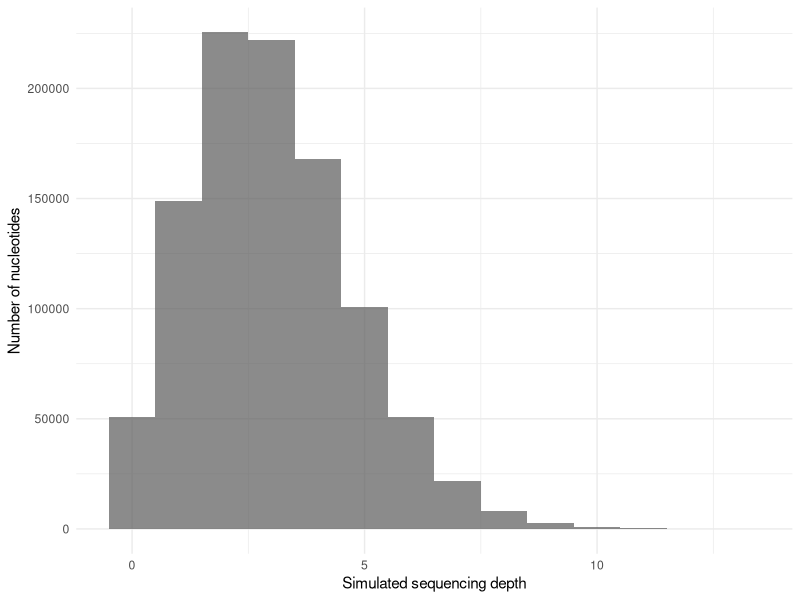
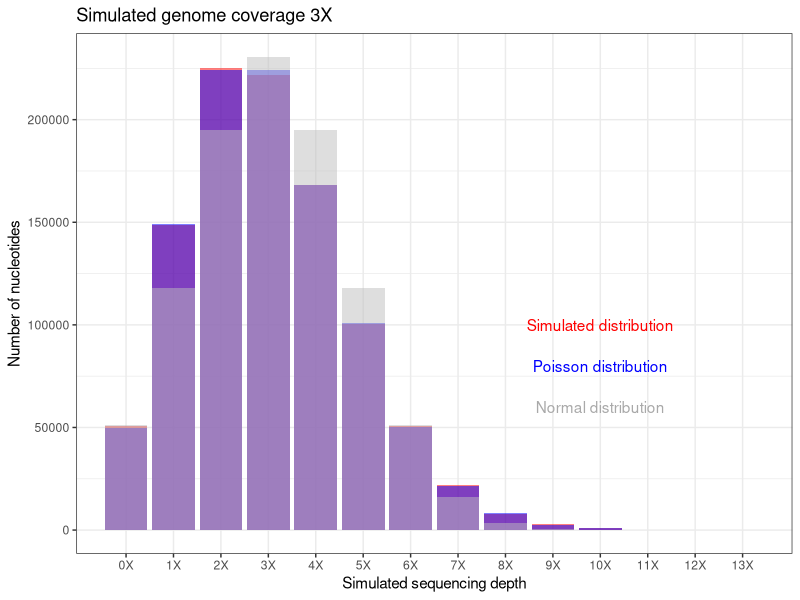
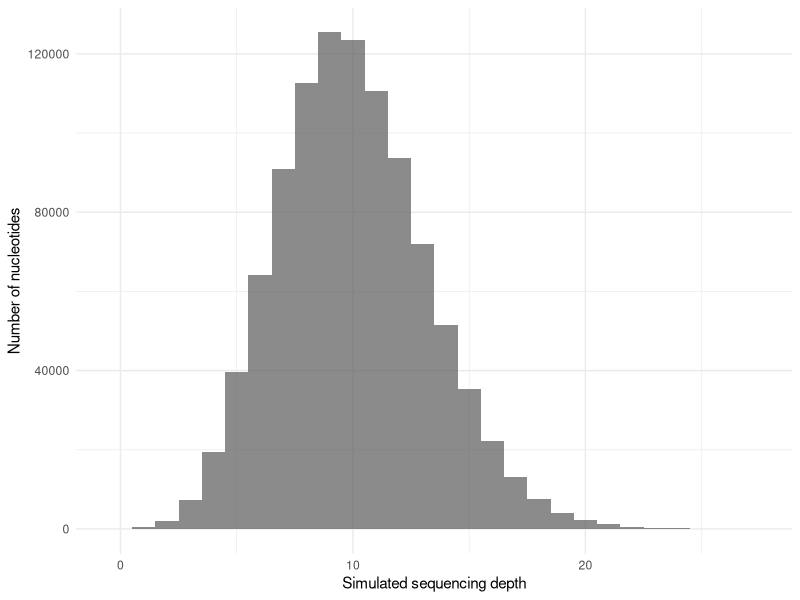
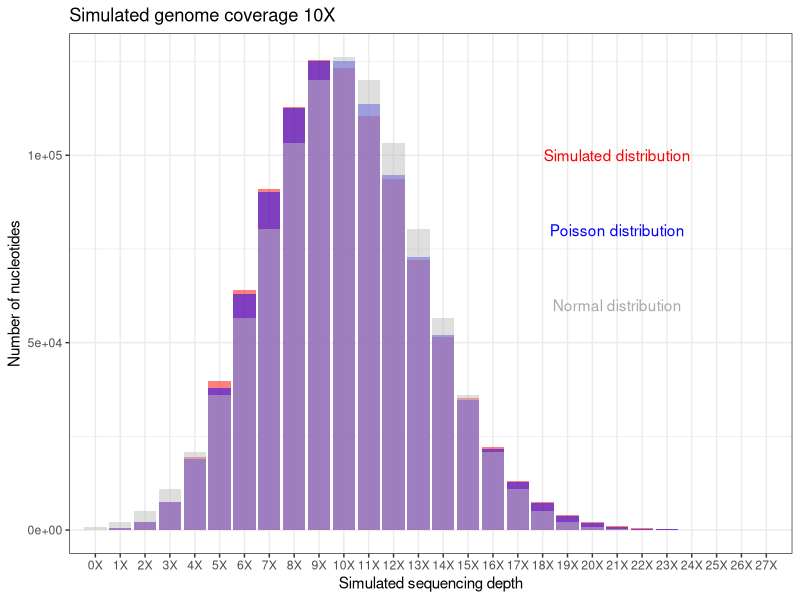
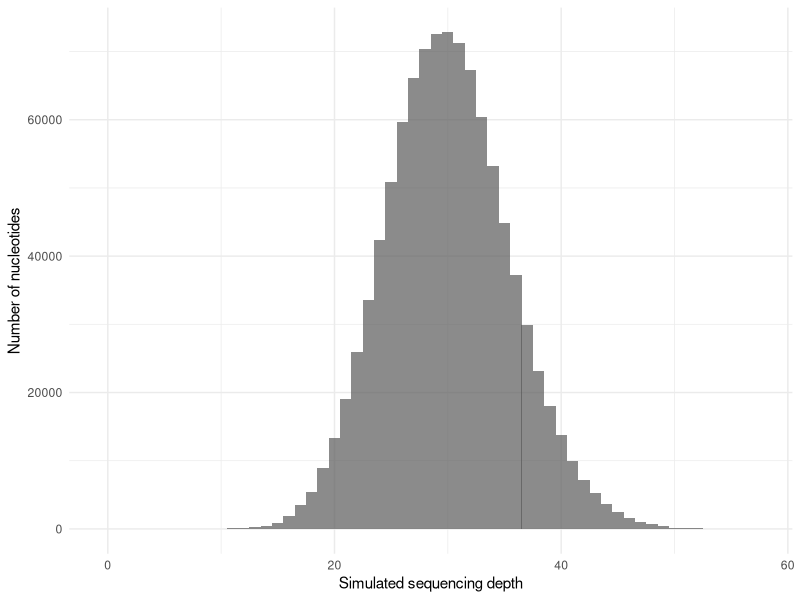
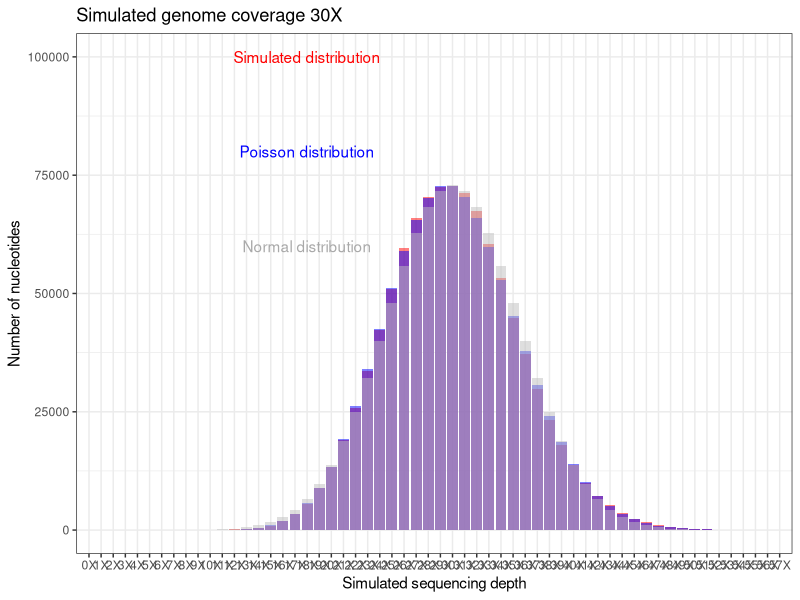
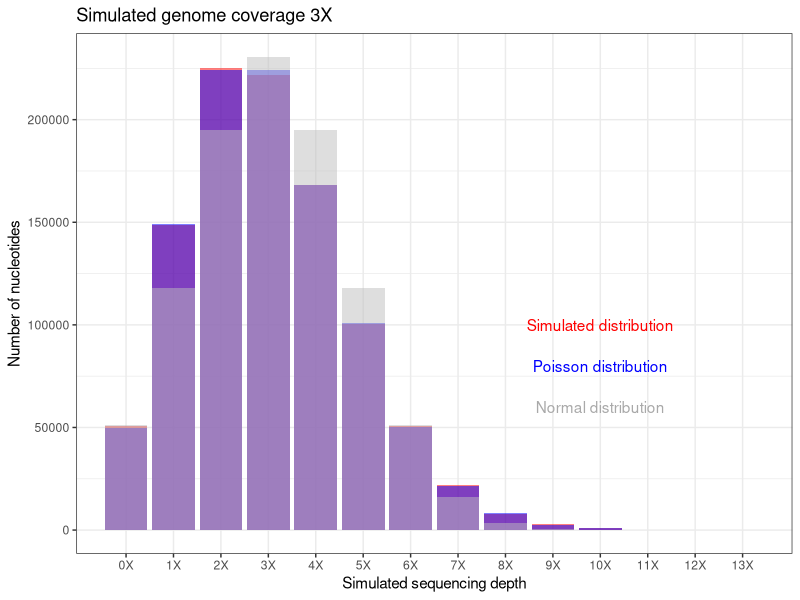
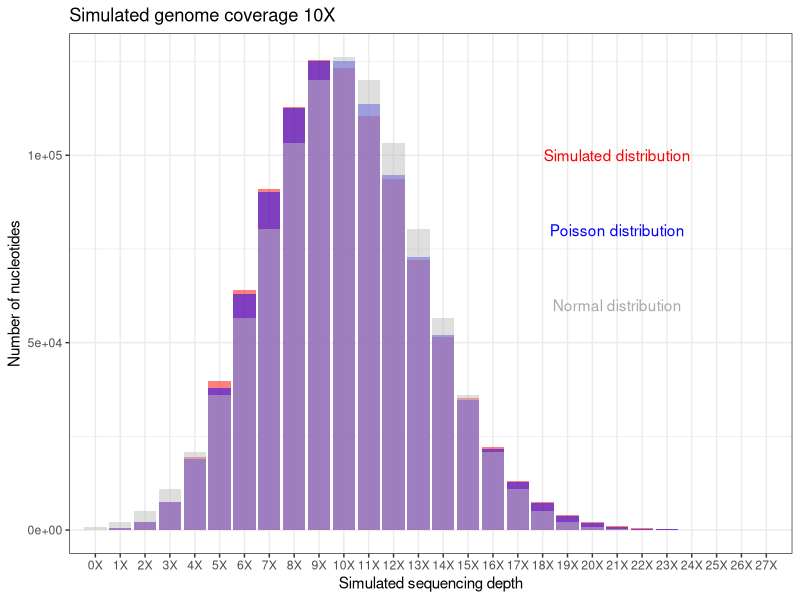

The R script that drew these images, in order:
#Genome Assembly
#Etta Schaye
#Due Sep. 20th, 2024

#Set working directory
setwd("qbb2024-answers/week1/")

#Import libraries
library(tidyverse)

#Import simulated data
simulated_coverage_3X <- read_csv("genome_coverage.csv", col_names = FALSE)
simulated_coverage_3X <- simulated_coverage_3X %>% rename("position_coverage" = "X1")
              
#Plot simulated data
ggplot(simulated_coverage_3X, 
       aes(position_coverage)) +
  geom_histogram(bins = 14, alpha = 0.7) + #one bin for integers 0 to 13
  xlab("Simulated sequencing depth") +
  ylab("Number of nucleotides") +
  theme_minimal()

#Make a vector containing all coverage options (integers 0 to 13)
sequencing_depth_3X <- 0:13 

#Calculate Poisson distribution 
poisson_overlay_3X <- dpois(x = sequencing_depth_3X, lambda = 3)

#Calculate normal distribution
normal_distribution_3X <- dnorm(x = sequencing_depth_3X, mean = 3, sd = 1.73 )

#Make a tibble containing the range of coverage and the likelihood of an individual position having that coverage
poisson_overlay_3X <- tibble(Column1 = sequencing_depth_3X, Column2 = poisson_overlay_3X)
poisson_overlay_3X <- rename(poisson_overlay_3X, depth = Column1, probability_poisson = Column2)
poisson_overlay_3X <- mutate(poisson_overlay_3X, depth_label = paste0(depth,"X"))

normal_distribution_3X <- tibble(Column1 = sequencing_depth_3X, Column2 = normal_distribution_3X)
normal_distribution_3X <- rename(normal_distribution_3X, depth = Column1, probability_normal = Column2)
normal_distribution_3X <- mutate(normal_distribution_3X, depth_label = paste0(depth,"X"))


#Count the number of positions with each coverage level 
coverage_distribution_3X <- simulated_coverage_3X %>% count(position_coverage)

#Make one tibble
full_data_3X <- poisson_overlay_3X %>% left_join(coverage_distribution_3X, by = join_by(depth == position_coverage
                                                    ))
full_data_3X <- full_data_3X %>% left_join(normal_distribution_3X)
full_data_3X <- full_data_3X %>% mutate(poisson_predicted_n = probability_poisson * 1000000)
full_data_3X <- full_data_3X %>% mutate(normal_predicted_n = probability_normal * 1000000)

#Plot full data
?pivot_longer
ggplot(full_data_3X) +
  xlab("Simulated sequencing depth") +
  ylab("Number of nucleotides") +
  scale_x_discrete(limits = full_data_3X$depth, labels = full_data_3X$depth_label) +
  theme_bw() +
  geom_col(aes(x = depth, y = n), fill = "red", alpha = 0.5) +
  geom_col(aes(x = depth, y = poisson_predicted_n), fill = "blue", alpha = 0.5) +
  geom_col(aes(x = depth, y = normal_predicted_n), fill = "gray", alpha = 0.5) +
  annotate("text", x = 10, y = 100000, label = "Simulated distribution", color = "red") +
  annotate("text", x = 10, y = 80000, label = "Poisson distribution", color = "blue") +
  annotate("text", x = 10, y = 60000, label = "Normal distribution", color = "dark gray") +
  labs(title = ("Simulated genome coverage 3X"))
ggsave("ex1_*_cov.png")

#Count how many times each coverage level occurred 
print(full_data_3X)


### ### ### ### ### ### ### ### 
### Repeat with 10X coverage ### 
### ### ### ### ### ### ### ### 
#Import simulated data
  simulated_coverage_10X <- read_csv("genome_coverage_10X.csv", col_names = FALSE)
simulated_coverage_10X <- simulated_coverage_10X %>% rename("position_coverage" = "X1")

#Plot simulated data
ggplot(simulated_coverage_10X, 
       aes(position_coverage)) +
  geom_histogram(bins = 28, alpha = 0.7) + #one bin for integers 0 to 27
  xlab("Simulated sequencing depth") +
  ylab("Number of nucleotides") +
  theme_minimal()

#Make a vector containing all coverage options (integers 0 to 13)
sequencing_depth_10X <- 0:27 

#Calculate Poisson distribution 
poisson_overlay_10X <- dpois(x = sequencing_depth_10X, lambda = 10)

#Calculate normal distribution
normal_distribution_10X <- dnorm(x = sequencing_depth_10X, mean = 10, sd = 3.16 )

#Make a tibble containing the range of coverage and the likelihood of an individual position having that coverage
poisson_overlay_10X <- tibble(Column1 = sequencing_depth_10X, Column2 = poisson_overlay_10X)
poisson_overlay_10X <- rename(poisson_overlay_10X, depth = Column1, probability_poisson = Column2)
poisson_overlay_10X <- mutate(poisson_overlay_10X, depth_label = paste0(depth,"X"))

normal_distribution_10X <- tibble(Column1 = sequencing_depth_10X, Column2 = normal_distribution_10X)
normal_distribution_10X <- rename(normal_distribution_10X, depth = Column1, probability_normal = Column2)
normal_distribution_10X <- mutate(normal_distribution_10X, depth_label = paste0(depth,"X"))


#Count the number of positions with each coverage level 
coverage_distribution_10X <- simulated_coverage_10X %>% count(position_coverage)

#Make one tibble
full_data_10X <- poisson_overlay_10X %>% left_join(coverage_distribution_10X, by = join_by(depth == position_coverage
))
full_data_10X <- full_data_10X %>% left_join(normal_distribution_10X)
full_data_10X <- full_data_10X %>% mutate(poisson_predicted_n = probability_poisson * 1000000)
full_data_10X <- full_data_10X %>% mutate(normal_predicted_n = probability_normal * 1000000)

#Plot full data
ggplot(full_data_10X) +
  xlab("Simulated sequencing depth") +
  ylab("Number of nucleotides") +
  scale_x_discrete(limits = full_data_10X$depth, labels = full_data_10X$depth_label) +
  theme_bw() +
  geom_col(aes(x = depth, y = n), fill = "red", alpha = 0.5) +
  geom_col(aes(x = depth, y = poisson_predicted_n), fill = "blue", alpha = 0.5) +
  geom_col(aes(x = depth, y = normal_predicted_n), fill = "gray", alpha = 0.5) +
  annotate("text", x = 21, y = 100000, label = "Simulated distribution", color = "red") +
  annotate("text", x = 21, y = 80000, label = "Poisson distribution", color = "blue") +
  annotate("text", x = 21, y = 60000, label = "Normal distribution", color = "dark gray") +
  labs(title = ("Simulated genome coverage 10X"))
  ggsave("ex1_10x_cov.png")

#Count how many times each coverage level occurred 
print(full_data_10X)


### ### ### ### ### ### ### ### 
### Repeat with 30X coverage ### 
### ### ### ### ### ### ### ### 
#Import simulated data
simulated_coverage_30X <- read_csv("genome_coverage_30X.csv", col_names = FALSE)
simulated_coverage_30X <- simulated_coverage_30X %>% rename("position_coverage" = "X1")

#Plot simulated data
ggplot(simulated_coverage_30X, 
       aes(position_coverage)) +
  geom_histogram(bins = 58, alpha = 0.7) + #one bin for integers 0 to 57
  xlab("Simulated sequencing depth") +
  ylab("Number of nucleotides") +
  theme_minimal()

#Make a vector containing all coverage options (integers 0 to 57)
sequencing_depth_30X <- 0:57 

#Calculate Poisson distribution 
poisson_overlay_30X <- dpois(x = sequencing_depth_30X, lambda = 30)

#Calculate normal distribution
normal_distribution_30X <- dnorm(x = sequencing_depth_30X, mean = 30, sd = 5.47 )

#Make a tibble containing the range of coverage and the likelihood of an individual position having that coverage
poisson_overlay_30X <- tibble(Column1 = sequencing_depth_30X, Column2 = poisson_overlay_30X)
poisson_overlay_30X <- rename(poisson_overlay_30X, depth = Column1, probability_poisson = Column2)
poisson_overlay_30X <- mutate(poisson_overlay_30X, depth_label = paste0(depth,"X"))

normal_distribution_30X <- tibble(Column1 = sequencing_depth_30X, Column2 = normal_distribution_30X)
normal_distribution_30X <- rename(normal_distribution_30X, depth = Column1, probability_normal = Column2)
normal_distribution_30X <- mutate(normal_distribution_30X, depth_label = paste0(depth,"X"))


#Count the number of positions with each coverage level 
coverage_distribution_30X <- simulated_coverage_30X %>% count(position_coverage)

#Make one tibble
full_data_30X <- poisson_overlay_30X %>% left_join(coverage_distribution_30X, by = join_by(depth == position_coverage
))
full_data_30X <- full_data_30X %>% left_join(normal_distribution_30X)
full_data_30X <- full_data_30X %>% mutate(poisson_predicted_n = probability_poisson * 1000000)
full_data_30X <- full_data_30X %>% mutate(normal_predicted_n = probability_normal * 1000000)

#Plot full data
ggplot(full_data_30X) +
  xlab("Simulated sequencing depth") +
  ylab("Number of nucleotides") +
  scale_x_discrete(limits = full_data_30X$depth, labels = full_data_30X$depth_label) +
  theme_bw() +
  geom_col(aes(x = depth, y = n), fill = "red", alpha = 0.5) +
  geom_col(aes(x = depth, y = poisson_predicted_n), fill = "blue", alpha = 0.5) +
  geom_col(aes(x = depth, y = normal_predicted_n), fill = "gray", alpha = 0.5) +
  annotate("text", x = 18, y = 100000, label = "Simulated distribution", color = "red") +
  annotate("text", x = 18, y = 80000, label = "Poisson distribution", color = "blue") +
  annotate("text", x = 18, y = 60000, label = "Normal distribution", color = "dark gray") +
  labs(title = ("Simulated genome coverage 30X"))
ggsave("ex1_30X_cov.png", scale = 2)

#Count how many times each coverage level occurred 
print(full_data_30X)


